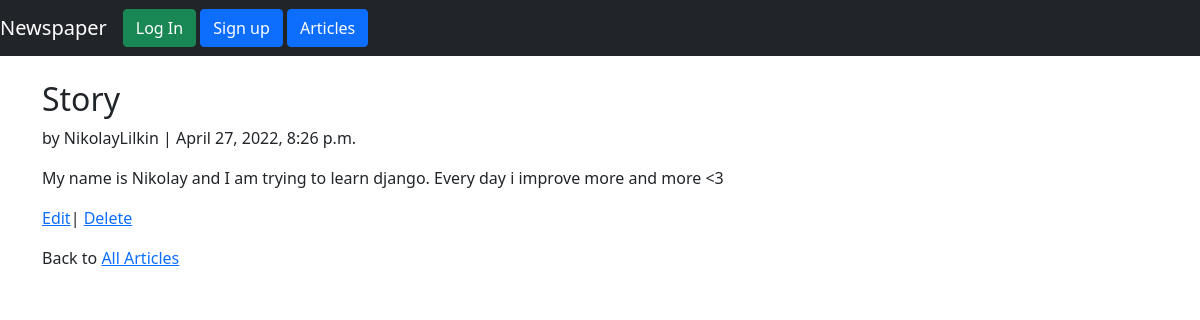
/articles/1/, run on the app's committed database.
### articles/models.py (models this page shows, shortened)
class Article(models.Model):
    title = models.CharField(max_length=200)
    body = models.TextField()
    date = models.DateTimeField(auto_now_add=True)
    author  = models.ForeignKey(
        get_user_model(),
        on_delete=models.CASCADE
    )

### users/models.py (models this page shows)
class CustomUser(AbstractUser):
    age = models.PositiveIntegerField(null = True,blank=True)

### articles/views.py (the view)
# urls.py: path('<int:pk>/',ArticleDetailView.as_view(),name = 'article_detail'),
class ArticleDetailView(DetailView):
    model=Article
    template_name = 'article_detail.html'

### templates/article_detail.html
{%extends 'base.html'%}
{%block content%}
<div class="article-entry">
    <h2>
        {{object.title}}
    </h2>
    <p>
        by {{object.author}} | {{object.date}}
    </p>
    <p>
        {{object.body}}
    </p>
</div>
<p>
    <a href="{% url 'article_edit' article.pk %}">Edit</a>|
    <a href="{% url 'article_delete' article.pk %}">Delete</a>
</p>
<p>
    Back to <a href="{% url 'article_list' %}">All Articles</a>
</p>
{%endblock content%}

### data on the page
Article: title "Story", author "NikolayLilkin", date "April 27, 2022, 8:26 p.m.", body "My name is Nikolay and I am trying to learn django. Every day i improve more and more <3"
